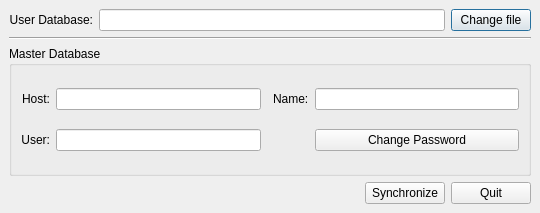
<ui version="4.0" >
 <class>Form</class>
 <widget class="QDialog" name="Form" >
  <property name="windowModality" >
   <enum>Qt::WindowModal</enum>
  </property>
  <property name="geometry" >
   <rect>
    <x>0</x>
    <y>0</y>
    <width>540</width>
    <height>213</height>
   </rect>
  </property>
  <property name="windowTitle" >
   <string>Form</string>
  </property>
  <layout class="QVBoxLayout" >
   <property name="spacing" >
    <number>6</number>
   </property>
   <property name="leftMargin" >
    <number>9</number>
   </property>
   <property name="topMargin" >
    <number>9</number>
   </property>
   <property name="rightMargin" >
    <number>9</number>
   </property>
   <property name="bottomMargin" >
    <number>9</number>
   </property>
   <item>
    <layout class="QHBoxLayout" >
     <property name="spacing" >
      <number>6</number>
     </property>
     <property name="leftMargin" >
      <number>0</number>
     </property>
     <property name="topMargin" >
      <number>0</number>
     </property>
     <property name="rightMargin" >
      <number>0</number>
     </property>
     <property name="bottomMargin" >
      <number>0</number>
     </property>
     <item>
      <widget class="QLabel" name="label_3" >
       <property name="text" >
        <string>User Database:</string>
       </property>
       <property name="alignment" >
        <set>Qt::AlignRight|Qt::AlignTrailing|Qt::AlignVCenter</set>
       </property>
       <property name="buddy" >
        <cstring>lineEdit_dbs</cstring>
       </property>
      </widget>
     </item>
     <item>
      <widget class="QLineEdit" name="lineEdit_dbs" >
       <property name="readOnly" >
        <bool>true</bool>
       </property>
      </widget>
     </item>
     <item>
      <widget class="QPushButton" name="pushButton_browse" >
       <property name="text" >
        <string>Change file</string>
       </property>
      </widget>
     </item>
    </layout>
   </item>
   <item>
    <widget class="Line" name="line" >
     <property name="orientation" >
      <enum>Qt::Horizontal</enum>
     </property>
    </widget>
   </item>
   <item>
    <widget class="QGroupBox" name="groupBox" >
     <property name="title" >
      <string>Master Database</string>
     </property>
     <layout class="QGridLayout" >
      <property name="leftMargin" >
       <number>9</number>
      </property>
      <property name="topMargin" >
       <number>9</number>
      </property>
      <property name="rightMargin" >
       <number>9</number>
      </property>
      <property name="bottomMargin" >
       <number>9</number>
      </property>
      <property name="horizontalSpacing" >
       <number>6</number>
      </property>
      <property name="verticalSpacing" >
       <number>6</number>
      </property>
      <item row="1" column="2" >
       <widget class="QFrame" name="frame_2" >
        <property name="frameShape" >
         <enum>QFrame::NoFrame</enum>
        </property>
        <property name="frameShadow" >
         <enum>QFrame::Raised</enum>
        </property>
       </widget>
      </item>
      <item row="1" column="1" >
       <widget class="QLineEdit" name="lineEdit_user" >
        <property name="readOnly" >
         <bool>true</bool>
        </property>
       </widget>
      </item>
      <item row="0" column="0" >
       <widget class="QLabel" name="label" >
        <property name="text" >
         <string>Host:</string>
        </property>
        <property name="alignment" >
         <set>Qt::AlignRight|Qt::AlignTrailing|Qt::AlignVCenter</set>
        </property>
        <property name="buddy" >
         <cstring>lineEdit_host</cstring>
        </property>
       </widget>
      </item>
      <item row="0" column="1" >
       <widget class="QLineEdit" name="lineEdit_host" />
      </item>
      <item row="1" column="0" >
       <widget class="QLabel" name="label_4" >
        <property name="text" >
         <string>User:</string>
        </property>
        <property name="alignment" >
         <set>Qt::AlignRight|Qt::AlignTrailing|Qt::AlignVCenter</set>
        </property>
        <property name="buddy" >
         <cstring>lineEdit_user</cstring>
        </property>
       </widget>
      </item>
      <item row="0" column="4" >
       <widget class="QLineEdit" name="lineEdit_name" >
        <property name="readOnly" >
         <bool>true</bool>
        </property>
       </widget>
      </item>
      <item row="1" column="4" >
       <widget class="QPushButton" name="pushButton_pw" >
        <property name="text" >
         <string>Change Password</string>
        </property>
       </widget>
      </item>
      <item row="0" column="3" >
       <widget class="QLabel" name="label_2" >
        <property name="text" >
         <string>Name:</string>
        </property>
        <property name="buddy" >
         <cstring>lineEdit_name</cstring>
        </property>
       </widget>
      </item>
      <item row="0" column="2" >
       <widget class="QFrame" name="frame" >
        <property name="frameShape" >
         <enum>QFrame::NoFrame</enum>
        </property>
        <property name="frameShadow" >
         <enum>QFrame::Raised</enum>
        </property>
       </widget>
      </item>
     </layout>
    </widget>
   </item>
   <item>
    <layout class="QHBoxLayout" >
     <property name="spacing" >
      <number>6</number>
     </property>
     <property name="leftMargin" >
      <number>0</number>
     </property>
     <property name="topMargin" >
      <number>0</number>
     </property>
     <property name="rightMargin" >
      <number>0</number>
     </property>
     <property name="bottomMargin" >
      <number>0</number>
     </property>
     <item>
      <spacer>
       <property name="orientation" >
        <enum>Qt::Horizontal</enum>
       </property>
       <property name="sizeHint" >
        <size>
         <width>40</width>
         <height>20</height>
        </size>
       </property>
      </spacer>
     </item>
     <item>
      <widget class="QPushButton" name="pushButton_sync" >
       <property name="text" >
        <string>Synchronize</string>
       </property>
      </widget>
     </item>
     <item>
      <widget class="QPushButton" name="pushButton_quit" >
       <property name="text" >
        <string>Quit</string>
       </property>
      </widget>
     </item>
    </layout>
   </item>
  </layout>
 </widget>
 <resources/>
 <connections>
  <connection>
   <sender>pushButton_quit</sender>
   <signal>clicked()</signal>
   <receiver>Form</receiver>
   <slot>close()</slot>
   <hints>
    <hint type="sourcelabel" >
     <x>419</x>
     <y>407</y>
    </hint>
    <hint type="destinationlabel" >
     <x>461</x>
     <y>404</y>
    </hint>
   </hints>
  </connection>
 </connections>
</ui>
